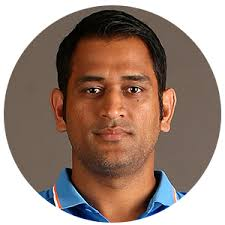
#> input picture msd.jpg, 225 x 225 px
$ python fd_image.py
#> lines starting #> are read from the running program, lines starting #| are printed output that depends on the picture; after the words box and inside, x2 and y2 are one past the last pixel; in counts of white or black regions, pixels touching at a corner belong together
import cv2

alg = "haarcascade_frontalface_default.xml"

haar_cascade = cv2.CascadeClassifier(alg)  #Loading Algorithm

img_path = "msd.jpg"

img = cv2.imread(img_path) # here we use imread to read image as input
#> img is the input picture: shape (225, 225, 3); mean B, G, R 122.1, 133.6, 156.3

while True:
    grayImg = cv2.cvtColor(img,cv2.COLOR_BGR2GRAY)
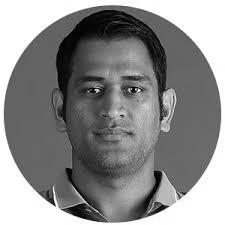
#> grayImg: shape (225, 225); min 0, max 255, mean 139.1

    face = haar_cascade.detectMultiScale(grayImg,1.3,5)   #getting coordinates
#> face = [[51, 40, 127, 127]]

    for (x,y,w,h) in face:
        cv2.rectangle(img,(x,y),(x+w,y+h),(255,0,0),5)
#> this loop made 1 pass
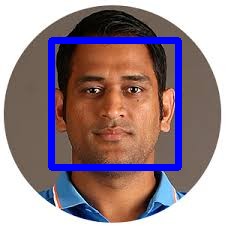
#> img: shape (225, 225, 3); 6.98% of pixels changed, all inside (x1, y1, x2, y2) = (48, 37, 182, 171)
    cv2.imshow("Face Detection",img)

    key = cv2.waitKey(10)
#> (key Esc is pressed here)
    print(key)
#| 27
    if key == 27:
        break

cv2.destroyAllWindows()
